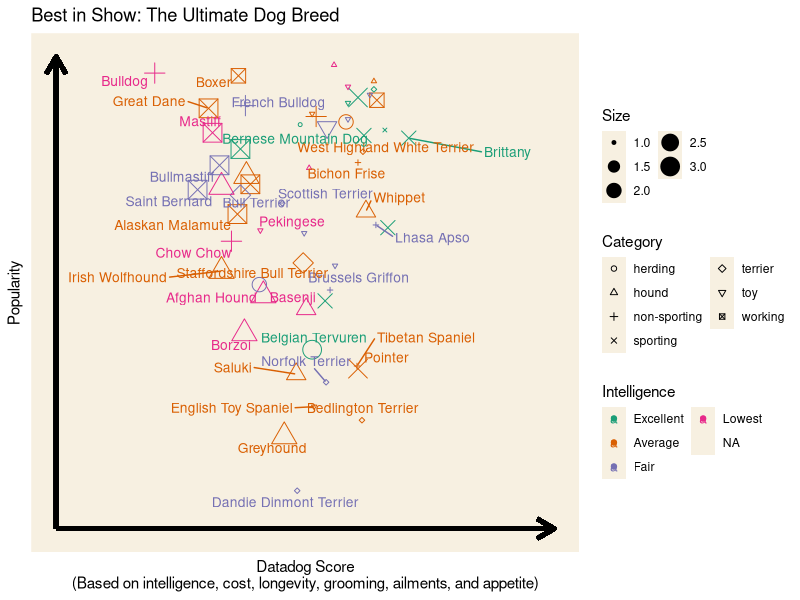
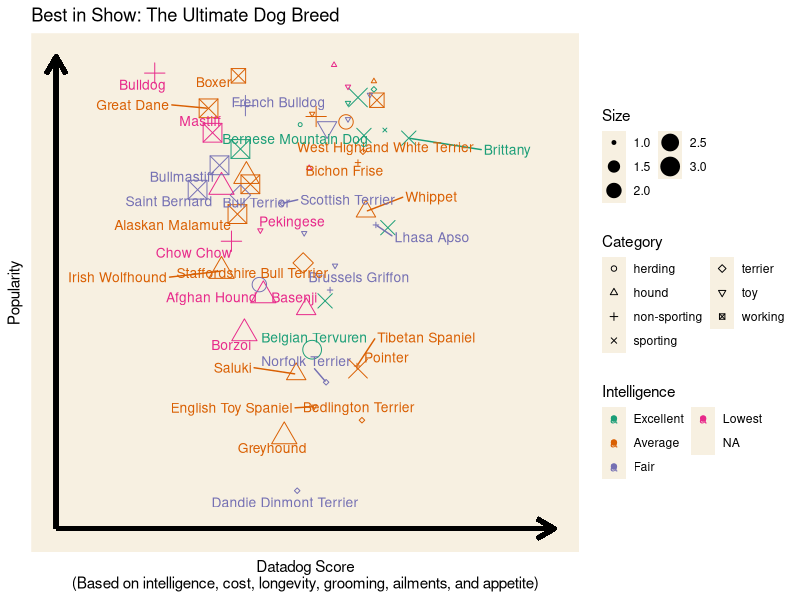

Reproduce these figures in R, in order.
## ---- chunk 1
knitr::opts_chunk$set(echo = TRUE)
options(warn=-1)
## ---- chunk 2
# Libraries
library(readxl)
suppressMessages(library(tidyverse))
library(ggrepel)

# Import, skip column descriptions
dogs = suppressMessages(read_xlsx('dogs.xlsx', sheet='Best in show full sheet', skip=3))

# Select columns neeeded
dogs = dogs[, c(1, 3, 5, 6, 32, 41)]

# Rename columns
dogs = dogs %>% rename('breed' = 'Dog breed', 'Category' = 'American Kennel Club group', 'datadog_score' = '...5', 'popularity' = '1- 173, 1 = most poular, US. American Kennel Club registrations 2011, pure breeds only', 'Size' = '...32', 'Intelligence' = '...41')

# Prepare dog size
dogs$Size = ordered(dogs$Size, levels=c('small', 'medium', 'large'))
levels(dogs$Size) = c(1, 2, 3)
dogs$Size = as.numeric(dogs$Size)

# Prepare intelligence
dogs$Intelligence[which(dogs$Intelligence == "no data")] = NA
dogs$Intelligence = ordered(dogs$Intelligence, levels=c('Brighest', 'Excellent', 'Average' ,'Fair' ,'Lowest'))

# Prepare category
dogs$Category = factor(dogs$Category)

# Dataframe display
head(dogs)
## ---- chunk 3
# Point plot
p = dogs %>% ggplot(aes(x=datadog_score, y=popularity, text=breed, size=Size, color=Intelligence, shape=Category)) + geom_point() + scale_y_reverse() + scale_shape_manual(values=1:nlevels(dogs$Category), na.translate = FALSE)

# Labels
p = p + geom_text_repel(aes(label=breed), size=3.5) + xlab('Datadog Score\n(Based on intelligence, cost, longevity, grooming, ailments, and appetite)') + ylab('Popularity') + ggtitle('Best in Show: The Ultimate Dog Breed')

# Axis arrows
p = p + geom_segment(aes(x=0, xend = 5 , y=174, yend = 174), size=1.5, arrow = arrow(length = unit(0.5,"cm")), color='black')
p = p + geom_segment(aes(x=0, xend = 0 , y=174, yend = 0), size=1.5, arrow = arrow(length = unit(0.5,"cm")), color='black')

# Theme
p = p + theme(axis.ticks = element_blank(), axis.text = element_blank(), panel.grid.major = element_blank(), panel.grid.minor = element_blank(), panel.background = element_rect(fill = "#F7F0E1", size = 0)) + guides(color = guide_legend(nrow = 3), shape = guide_legend(nrow = 4), size = guide_legend(nrow = 3)) + scale_color_brewer(palette="Dark2")

p

# Save the plot to a png
aspect_ratio = 2.5
ggsave("best_in_show.png", p, height = 7, width = 6 * aspect_ratio, device=NULL)
